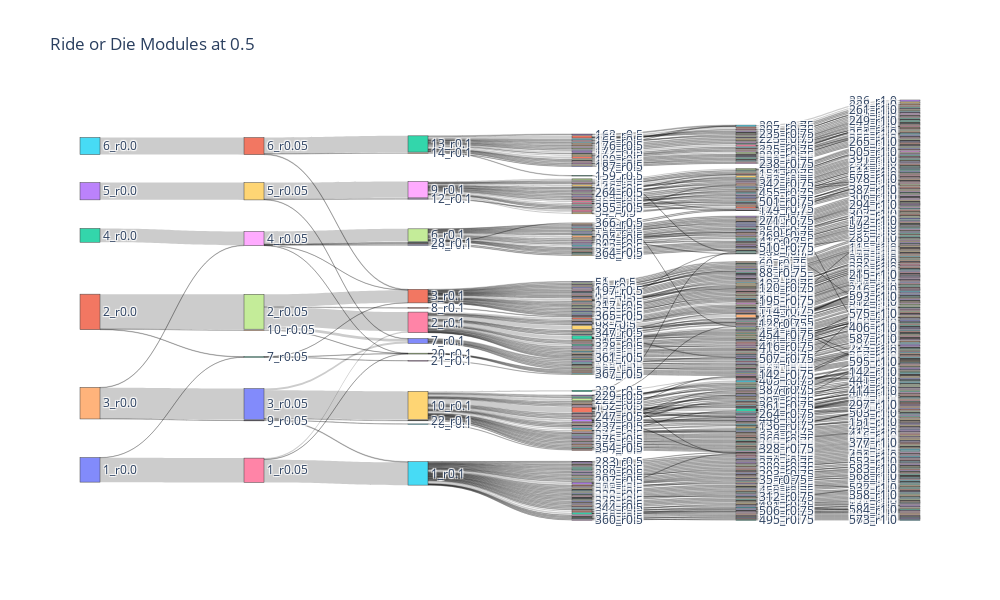

The cell this chart's notebook holds for it:
### Code cell
# Sankey
create_sankey(ride_or_die_plot, width=1000, height=600, title='Ride or Die Modules at 0.5')

### Figure 1 — Plotly figure (JSON) as saved in the notebook; plotly's stock layout.template omitted (floating-point values rounded to 4 significant figures; data arrays with more than 128 entries replaced by an {"elided": "..."} marker saying what was removed)
{"data": [{"link": {"source": {"elided": "913 int values"}, "target": {"elided": "913 int values"}, "value": {"elided": "913 int values"}}, "node": {"label": {"elided": "842 str values"}, "line": {"width": 0.5}, "pad": 15, "thickness": 20}, "type": "sankey"}], "layout": {"height": 600, "title": {"text": "Ride or Die Modules at 0.5"}, "width": 1000}}
